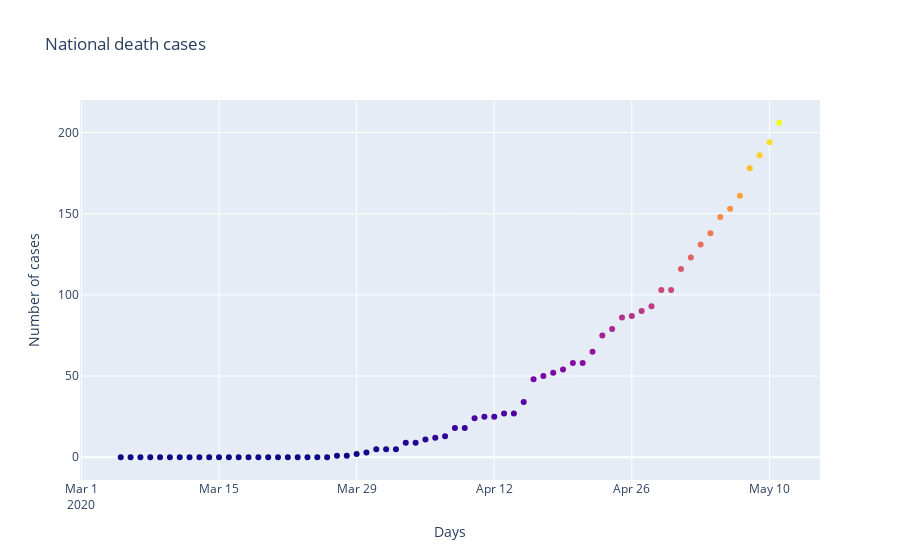

The notebook cell saved with this chart:
### Code cell
#Confirmed cases
fig = go.Figure(data=go.Scatter(x=sa_testing['date'],
                                y=sa_testing['death_cases'],
                                mode='markers',
                                marker_color=sa_testing['death_cases'],
                                text=sa_testing['country'])) # hover text goes here

fig.update_layout(title_text="National death cases",
                 xaxis_title="Days",
                 yaxis_title="Number of cases",
                 )
fig.show()

### Figure 1 — Plotly figure (JSON) as saved in the notebook; plotly's stock layout.template omitted (floating-point values rounded to 4 significant figures)
{"data": [{"marker": {"color": [0, 0, 0, 0, 0, 0, 0, 0, 0, 0, 0, 0, 0, 0, 0, 0, 0, 0, 0, 0, 0, 0, 1, 1, 2, 3, 5, 5, 5, 9, 9, 11, 12, 13, 18, 18, 24, 25, 25, 27, 27, 34, 48, 50, 52, 54, 58, 58, 65, 75, 79, 86, 87, 90, 93, 103, 103, 116, 123, 131, 138, 148, 153, 161, 178, 186, 194, 206]}, "mode": "markers", "text": ["South Africa", "South Africa", "South Africa", "South Africa", "South Africa", "South Africa", "South Africa", "South Africa", "South Africa", "South Africa", "South Africa", "South Africa", "South Africa", "South Africa", "South Africa", "South Africa", "South Africa", "South Africa", "South Africa", "South Africa", "South Africa", "South Africa", "South Africa", "South Africa", "South Africa", "South Africa", "South Africa", "South Africa", "South Africa", "South Africa", "South Africa", "South Africa", "South Africa", "South Africa", "South Africa", "South Africa", "South Africa", "South Africa", "South Africa", "South Africa", "South Africa", "South Africa", "South Africa", "South Africa", "South Africa", "South Africa", "South Africa", "South Africa", "South Africa", "South Africa", "South Africa", "South Africa", "South Africa", "South Africa", "South Africa", "South Africa", "South Africa", "South Africa", "South Africa", "South Africa", "South Africa", "South Africa", "South Africa", "South Africa", "South Africa", "South Africa", "South Africa", "South Africa"], "type": "scatter", "x": ["2020-03-05T00:00:00", "2020-03-06T00:00:00", "2020-03-07T00:00:00", "2020-03-08T00:00:00", "2020-03-09T00:00:00", "2020-03-10T00:00:00", "2020-03-11T00:00:00", "2020-03-12T00:00:00", "2020-03-13T00:00:00", "2020-03-14T00:00:00", "2020-03-15T00:00:00", "2020-03-16T00:00:00", "2020-03-17T00:00:00", "2020-03-18T00:00:00", "2020-03-19T00:00:00", "2020-03-20T00:00:00", "2020-03-21T00:00:00", "2020-03-22T00:00:00", "2020-03-23T00:00:00", "2020-03-24T00:00:00", "2020-03-25T00:00:00", "2020-03-26T00:00:00", "2020-03-27T00:00:00", "2020-03-28T00:00:00", "2020-03-29T00:00:00", "2020-03-30T00:00:00", "2020-03-31T00:00:00", "2020-04-01T00:00:00", "2020-04-02T00:00:00", "2020-04-03T00:00:00", "2020-04-04T00:00:00", "2020-04-05T00:00:00", "2020-04-06T00:00:00", "2020-04-07T00:00:00", "2020-04-08T00:00:00", "2020-04-09T00:00:00", "2020-04-10T00:00:00", "2020-04-11T00:00:00", "2020-04-12T00:00:00", "2020-04-13T00:00:00", "2020-04-14T00:00:00", "2020-04-15T00:00:00", "2020-04-16T00:00:00", "2020-04-17T00:00:00", "2020-04-18T00:00:00", "2020-04-19T00:00:00", "2020-04-20T00:00:00", "2020-04-21T00:00:00", "2020-04-22T00:00:00", "2020-04-23T00:00:00", "2020-04-24T00:00:00", "2020-04-25T00:00:00", "2020-04-26T00:00:00", "2020-04-27T00:00:00", "2020-04-28T00:00:00", "2020-04-29T00:00:00", "2020-04-30T00:00:00", "2020-05-01T00:00:00", "2020-05-02T00:00:00", "2020-05-03T00:00:00", "2020-05-04T00:00:00", "2020-05-05T00:00:00", "2020-05-06T00:00:00", "2020-05-07T00:00:00", "2020-05-08T00:00:00", "2020-05-09T00:00:00", "2020-05-10T00:00:00", "2020-05-11T00:00:00"], "y": [0, 0, 0, 0, 0, 0, 0, 0, 0, 0, 0, 0, 0, 0, 0, 0, 0, 0, 0, 0, 0, 0, 1, 1, 2, 3, 5, 5, 5, 9, 9, 11, 12, 13, 18, 18, 24, 25, 25, 27, 27, 34, 48, 50, 52, 54, 58, 58, 65, 75, 79, 86, 87, 90, 93, 103, 103, 116, 123, 131, 138, 148, 153, 161, 178, 186, 194, 206]}], "layout": {"title": {"text": "National death cases"}, "xaxis": {"title": {"text": "Days"}}, "yaxis": {"title": {"text": "Number of cases"}}}}
